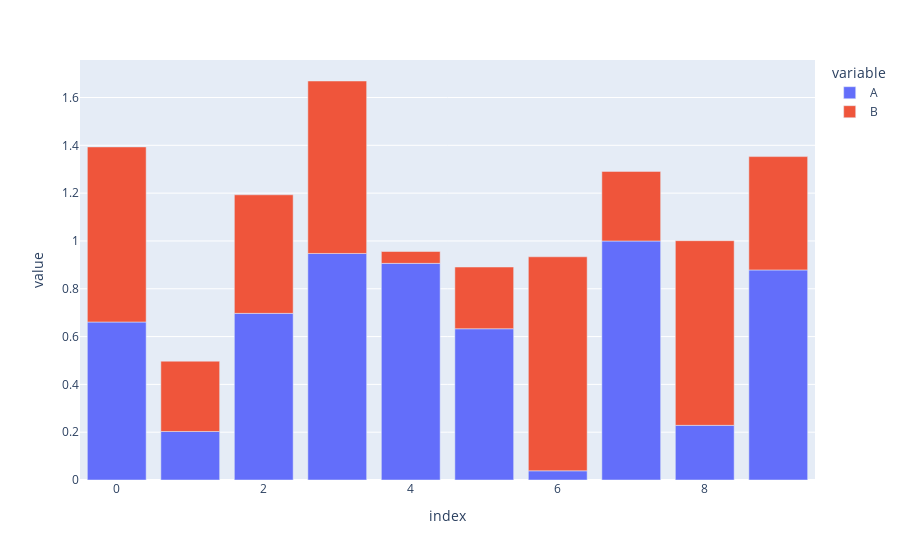

The cell this chart's notebook holds for it:
### Code cell
import plotly.express as px
px.bar(df)

### Figure 1 — Plotly figure (JSON) as saved in the notebook; plotly's stock layout.template omitted (floating-point values rounded to 4 significant figures)
{"data": [{"hovertemplate": "variable=A<br>index=%{x}<br>value=%{y}<extra></extra>", "legendgroup": "A", "marker": {"color": "#636efa", "pattern": {"shape": ""}}, "name": "A", "orientation": "v", "showlegend": true, "textposition": "auto", "type": "bar", "x": [0, 1, 2, 3, 4, 5, 6, 7, 8, 9], "xaxis": "x", "y": [0.6609, 0.203, 0.697, 0.9476, 0.9062, 0.6326, 0.03843, 0.9998, 0.2286, 0.8787], "yaxis": "y"}, {"hovertemplate": "variable=B<br>index=%{x}<br>value=%{y}<extra></extra>", "legendgroup": "B", "marker": {"color": "#EF553B", "pattern": {"shape": ""}}, "name": "B", "orientation": "v", "showlegend": true, "textposition": "auto", "type": "bar", "x": [0, 1, 2, 3, 4, 5, 6, 7, 8, 9], "xaxis": "x", "y": [0.7325, 0.294, 0.496, 0.7214, 0.04963, 0.2582, 0.8953, 0.2913, 0.7725, 0.4741], "yaxis": "y"}], "layout": {"barmode": "relative", "legend": {"title": {"text": "variable"}, "tracegroupgap": 0}, "margin": {"t": 60}, "xaxis": {"anchor": "y", "domain": [0, 1], "title": {"text": "index"}}, "yaxis": {"anchor": "x", "domain": [0, 1], "title": {"text": "value"}}}}
